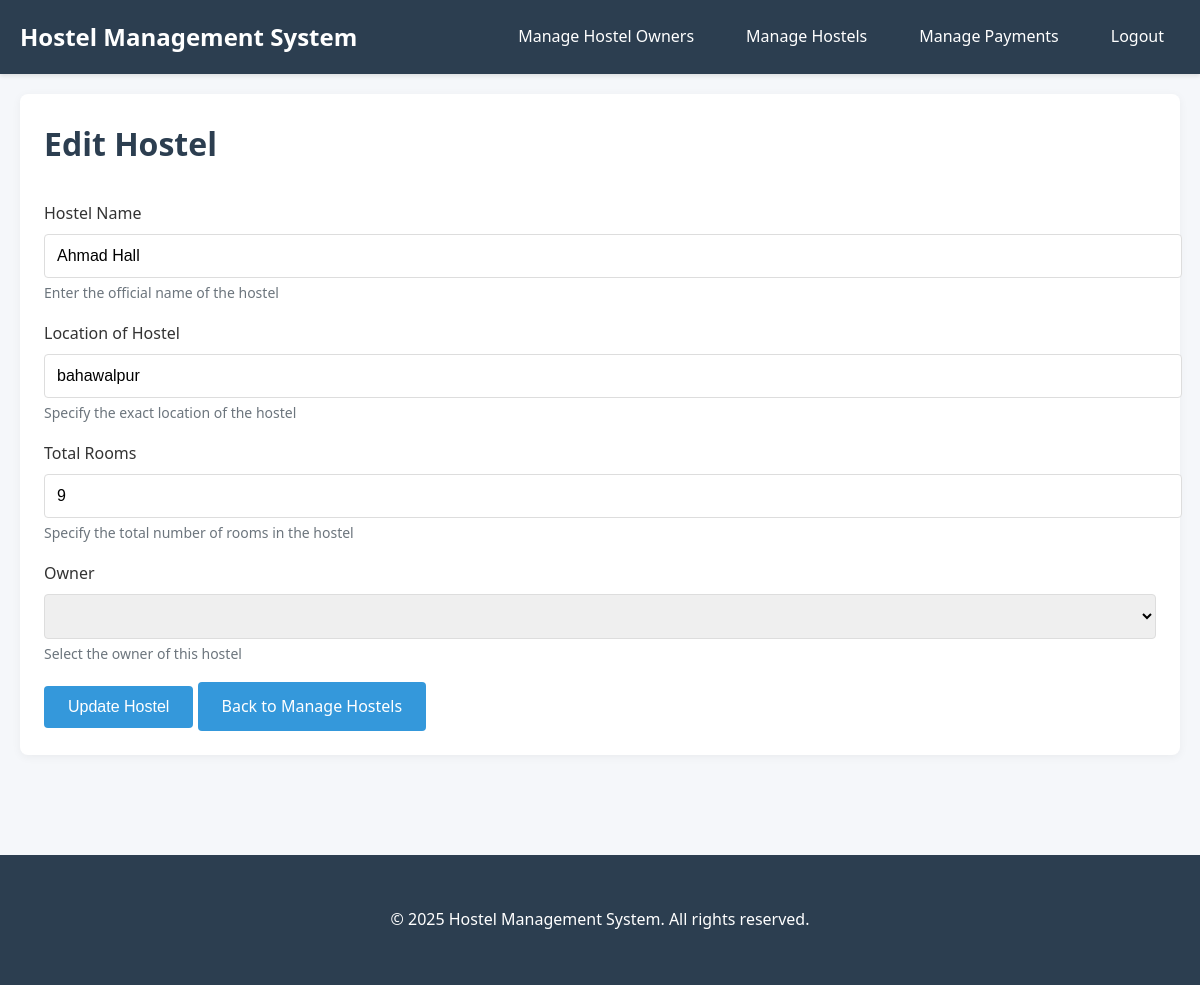
The page /edit_hostel/3/ (signed in) on the database its author committed.
### members/models.py (models this page shows, shortened)
class Hostel(models.Model):
    owner = models.ForeignKey(settings.AUTH_USER_MODEL, on_delete=models.CASCADE)
    name = models.CharField(max_length=100)
    location = models.CharField(max_length=100)
    total_rooms = models.IntegerField()
    is_active = models.BooleanField(default=True)

### members/views.py (the view, shortened to what this page needs)
# urls.py: path('edit_hostel/<int:hostel_id>/', edit_hostel, name='edit_hostel'),
@login_required
def edit_hostel(request, hostel_id):
    if not request.user.is_superuser:
        messages.error(request, "You don't have permission to access this page.")
        return redirect('home')
    hostel = get_object_or_404(Hostel, id=hostel_id)
    owners = HostelOwner.objects.all()
    return render(request, 'edit_hostel.html', {'hostel': hostel, 'owners': owners})

### members/templates/edit_hostel.html (shortened to what this page needs)
{% extends 'base.html' %}
{% block content %}
<div class="section-container">
    <div class="section-header">
        <h2>Edit Hostel</h2>
    </div>
    <form method="POST" action="{% url 'edit_hostel' hostel.id %}">
        <div class="form-group">
            <label for="hostelName">Hostel Name</label>
            <input type="text" id="hostelName" name="name" value="{{ hostel.name }}" class="form-control" required>
            <small>Enter the official name of the hostel</small>
        </div>
        <div class="form-group">
            <label for="hostelLocation">Location of Hostel</label>
            <input type="text" id="hostelLocation" name="location" value="{{hostel.location}}" class="form-control" required>
            <small>Specify the exact location of the hostel</small>
        </div>
        <div class="form-group">
            <label for="totalRooms">Total Rooms</label>
            <input type="number" id="totalRooms" name="total_rooms" value="{{ hostel.total_rooms }}" min="1" class="form-control" required>
            <small>Specify the total number of rooms in the hostel</small>
        </div>
        <div class="form-group">
            <label for="hostelOwner">Owner</label>
            <select id="hostelOwner" name="owner" class="form-control" required>
            </select>
            <small>Select the owner of this hostel</small>
        </div>
        <div class="form-actions">
            <button type="submit" class="btn">Update Hostel</button>
            <a href="{% url 'manage_hostels' %}" class="btn btn-secondary">Back to Manage Hostels</a>
        </div>
    </form>
</div>
{% endblock %}

### members/static/css/enhanced_style.css (style rules this page uses)
body { font-family: 'Segoe UI', Tahoma, Geneva, Verdana, sans-serif; line-height: 1.6; color: #333; background-color: #f5f7fa; margin: 0; padding: 0; }
h1, h2, h3, h4, h5, h6 { margin-top: 0; margin-bottom: 1rem; font-weight: 600; color: #2c3e50; }
h2 { font-size: 2rem; border-bottom: 2px solid #eaeaea; padding-bottom: 0.5rem; margin-bottom: 1.5rem; }
.form-group { margin-bottom: 1rem; }
label { display: block; margin-bottom: 0.5rem; font-weight: 500; }
input[type="text"], input[type="email"], input[type="password"], input[type="number"], input[type="date"], select, textarea { width: 100%; padding: 0.75rem; border: 1px solid #ddd; border-radius: 4px; font-size: 1rem; transition: border-color 0.3s; }
.btn { display: inline-block; background-color: #3498db; color: white; padding: 0.75rem 1.5rem; border: none; border-radius: 4px; font-size: 1rem; cursor: pointer; text-decoration: none; transition: background-color 0.3s; }
.section-container { background-color: white; border-radius: 8px; padding: 1.5rem; margin-bottom: 2rem; box-shadow: 0 2px 10px rgba(0, 0, 0, 0.05); }
.section-header { display: flex; justify-content: space-between; align-items: center; margin-bottom: 1.5rem; }
.section-header h2 { margin-bottom: 0; border-bottom: none; }
.form-group small { display: block; margin-top: 0.25rem; font-size: 0.875rem; color: #6c757d; }

### rows shown on the page
Hostel: name "Ahmad Hall", location "bahawalpur", total_rooms "9"
